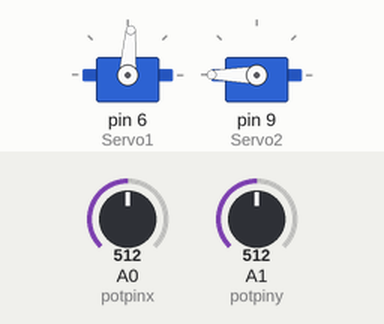
Recording of a sketch running on a simulated Arduino Uno, built with avr-gcc and run on an emulated ATmega328P. On the bench: 2 × servo. The inputs (shaded band) are chosen by the test bench; at power-on: A0 (potpinx) = 512, A1 (potpiny) = 512.

Above: at 5.6 s.
5.7 s: A0 (potpinx) set to 716
At 6.7 s:
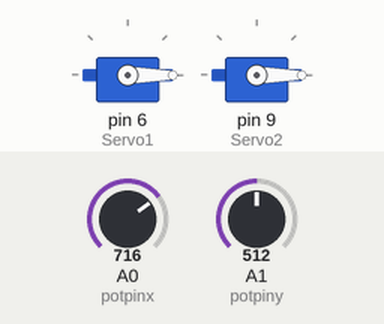
7.3 s: A1 (potpiny) set to 492
8.8 s: A1 (potpiny) set to 464
At 10.0 s:
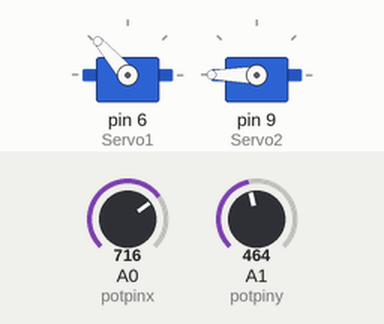
10.3 s: A0 (potpinx) set to 306
At 10.7 s:
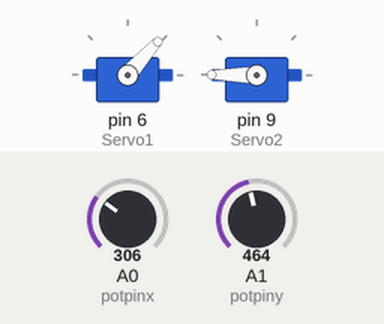
11.9 s: A1 (potpiny) set to 306
At 12.6 s:
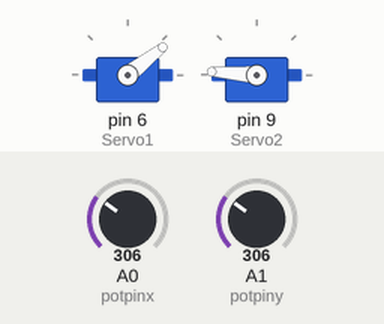
13.5 s: A0 (potpinx) set to 122
At 14.4 s:
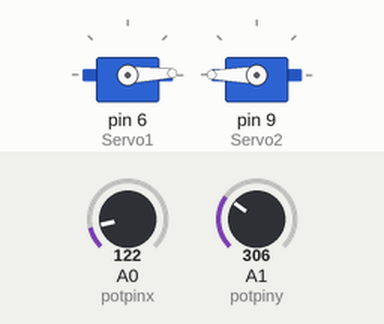
Timing chart, 0 to 16.1 s (numbered marks = the images above; inputs shaded):
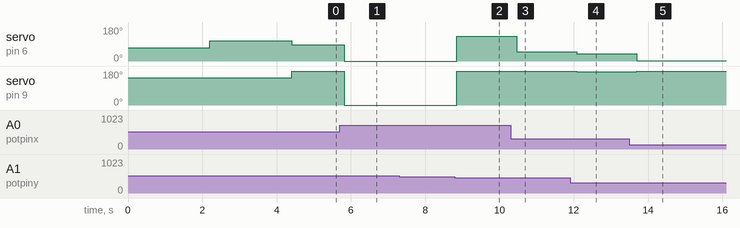

Measured:
- the behaviour switches between 478 and 477 on A1 (potpiny) (found by bisection; images 1 and 2)
- after the input at 5.7 s, servo on pin 6 (Servo1): 86° → 0° after 0.12 s; servo on pin 9 (Servo2): 180° → 0° after 0.12 s
- after the input at 7.3 s, every drawn part: stays the same
- after the input at 8.8 s, servo on pin 6 (Servo1): 0° → 131° after 0.05 s; servo on pin 9 (Servo2): 0° → 180° after 0.05 s
- after the input at 10.3 s, servo on pin 6 (Servo1): 131° → 48° after 0.16 s
- after the input at 11.9 s, servo on pin 6 (Servo1): 48° → 38° after 0.18 s; servo on pin 9 (Servo2): 180° → 176° after 0.18 s
- after the input at 13.5 s, servo on pin 6 (Servo1): 38° → 2° after 0.20 s; servo on pin 9 (Servo2): 176° → 180° after 0.20 s

The sketch:

JoystickManipulation.ino
```cpp
// Include the Servo library
#include <Servo.h>
#include <math.h>

#define L1 80 //lengths are in mm
#define L2 80
#define L3 61
#define PI 3.14159

// Create a servo object
Servo Servo1;
Servo Servo2;

double x;
double y;

int potpinx = 0;  // analog pin used to connect the Joystick
int valx;    // variable to read the value from the analog pin
int potpiny = 1;  // analog pin used to connect the potentiometer
int valy;    // variable to read the value from the analog pin

// move gripper to x,y,z,gripangle
void movexy(double x1,double y1)
{
    //inverse kinematics for joint angles (RADIANS)
    double t2 = PI - acos((L1 * L1 + L2 * L2 - x1 * x1 - y1 * y1 ) / (2 * L1 * L2));
    double t1 = atan2(y1, x1) + atan2((L2*sin(t2)),(L1+(L2*cos(t2))));

    //convert to degrees
    double t1deg = t1 / PI * 180;
    double t2deg = t2 / PI * 180;

    //convert joint angles to servo command angles
    int h = (360 - (2*t2deg))/2;
    int b = 15;
    int t1servo = 180 - t1deg;
    int t2servo = t1deg + h - b;


    Servo1.write(t1servo);
    Servo2.write(t2servo);
    delay(200);  // change this to make the motions faster or slower
}

void setup() {
   // We need to attach the servo to the used pin number
   Servo1.attach(6);
   Servo2.attach(9);
   movexy(50,50);
   delay(2000);
   movexy(100,50);
   delay(2000);
}
void loop(){
  valx = analogRead(potpinx);            // reads the value of the joystick (value between 0 and 1023)
  valx = map(valx, 50, 1023, 0, 250);     // scale it to use it with the servo (value between 0 and 180
  valy = analogRead(potpiny);            // reads the value of the potentiometer (value between 0 and 1023)
  valy = map(valy, 0, 1023, 0, 225);     // scale it to use it with the servo (value between 0 and 180))

  //print the coordinates returned by the equations, set by the potentiometer
  Serial.println(x = valx-50);
  Serial.println(y = valy);
  movexy(x,y);
}
```
